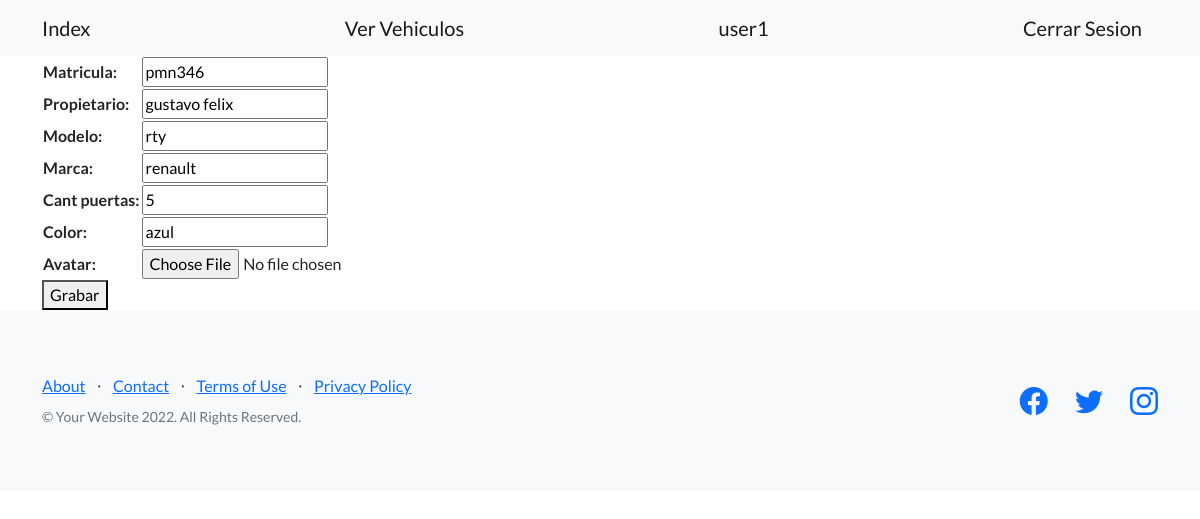
The app's page /avanzado/vehiculos/editar/1 (signed in) with its own data.
### avanzado/models.py (models this page shows, shortened)
class Vehiculo(models.Model):
    matricula = models.CharField(max_length=20)
    propietario = models.CharField(max_length=20)
    modelo = models.CharField(max_length=20)
    marca  = models.CharField(max_length=20)
    cant_puertas = models.IntegerField()
    color = models.CharField(max_length=20)
    chasis = models.CharField(max_length=20)
    avatar = models.ImageField(upload_to='avatares', null=True, blank=True)#
    cliente = models.OneToOneField(User, on_delete=models.CASCADE)###problema###

### avanzado/views.py (the view)
# urls.py: path('vehiculos/editar/<int:pk>', views.EditarVehiculo.as_view(), name='editar_vehiculo'),
class EditarVehiculo(LoginRequiredMixin, UpdateView):
    model  = Vehiculo
    success_url = '/avanzado/vehiculos/'
    template_name = 'avanzado/editar_vehiculo.html'
    fields = ['matricula', 'propietario', 'modelo', 'marca', 'cant_puertas', 'color', 'avatar']    #

### avanzado/templates/avanzado/editar_vehiculo.html (shortened to what this page needs)
{% extends 'padres/base.html' %}
{% block mi_contenido %}
<form action={% url 'editar_vehiculo' vehiculo.id %} method="POST">
    <table>
        {{form}}
    </table>
    <button>Grabar</button>
</form>
{% endblock mi_contenido %}

### home/templates/padres/base.html (shortened to what this page needs)
<!DOCTYPE html>
<html lang="en">
    <head>
        {% load static %}
        <link href="https://cdn.jsdelivr.net/npm/bootstrap-icons@1.5.0/font/bootstrap-icons.css" rel="stylesheet" type="text/css" />
        <link href={% static 'css/styles.css'%} rel="stylesheet" />
    </head>
    <body>
        <nav class="navbar navbar-light bg-light static-top">
            <div class="container">
                <a class="navbar-brand" href={% url 'index' %}>Index</a>
                <a class="navbar-brand" href={% url 'ver_vehiculos' %}>Ver Vehiculos</a>
                {% if request.user.is_authenticated %}
                    <a class="navbar-brand" href={% url 'perfil' %}>{{request.user.username}}</a>
                    <a class="navbar-brand" href={% url 'logout' %}>Cerrar Sesion</a>
                {% else %}
                    <a class="navbar-brand" href={% url 'login' %}>Iniciar Sesion</a>
                    <a class="navbar-brand" href={% url 'registrar' %}>Registrarse</a>
                {% endif %}
            </div>
        </nav>
        <div class="container">
        {% block mi_contenido %}
        {% endblock mi_contenido %}
        </div>
        <footer class="footer bg-light">
            <div class="container">
                <div class="row">
                    <div class="col-lg-6 h-100 text-center text-lg-start my-auto">
                        <ul class="list-inline mb-2">
                            <li class="list-inline-item"><a href="#!">About</a></li>
                            <li class="list-inline-item">⋅</li>
                            <li class="list-inline-item"><a href="#!">Contact</a></li>
                            <li class="list-inline-item">⋅</li>
                            <li class="list-inline-item"><a href="#!">Terms of Use</a></li>
                            <li class="list-inline-item">⋅</li>
                            <li class="list-inline-item"><a href="#!">Privacy Policy</a></li>
                        </ul>
                        <p class="text-muted small mb-4 mb-lg-0">&copy; Your Website 2022. All Rights Reserved.</p>
                    </div>
                    <div class="col-lg-6 h-100 text-center text-lg-end my-auto">
                        <ul class="list-inline mb-0">
                            <li class="list-inline-item me-4">
                                <a href="#!"><i class="bi-facebook fs-3"></i></a>
                            </li>
                            <li class="list-inline-item me-4">
                                <a href="#!"><i class="bi-twitter fs-3"></i></a>
                            </li>
                            <li class="list-inline-item">
                                <a href="#!"><i class="bi-instagram fs-3"></i></a>
                            </li>
                        </ul>
                    </div>
                </div>
            </div>
        </footer>
    </body>
</html>

### records on screen
Vehiculo: matricula "pmn346", propietario "gustavo felix", modelo "rty", marca "renault", cant_puertas "5", color "azul"

### other values on screen
{{ request.user.username }} "user1"
